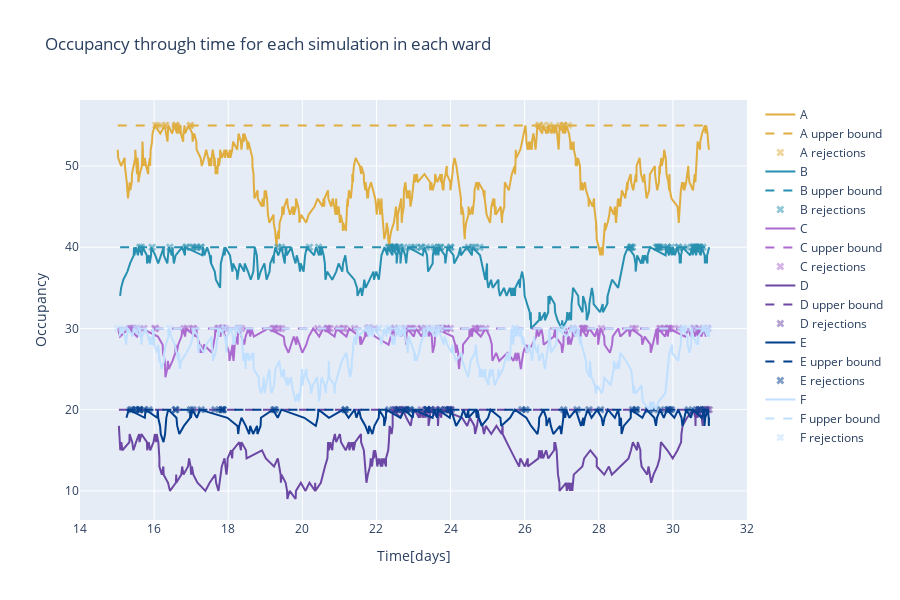

Notebook source saved alongside this figure:
### Code cell
fig = go.Figure()
for i,ward in enumerate(wards):
    occupancy = occupancy_last_sim[i]
    color = 'rgba(' + str(np.random.randint(0,256)) + ',' + str(np.random.randint(0,256)) + ',' + str(np.random.randint(0,256)) + ',1)'
    fig.add_trace(go.Scatter(x = occupancy[:,0], y = occupancy[:,1], mode = 'lines', name = ward.type, line = dict(color = color)))
    #plot upper bound as line for each ward
    fig.add_trace(go.Scatter(x = occupancy[:,0], y = ward.capacity*np.ones(occupancy.shape[0]), mode = 'lines', line = dict(dash = 'dash', color = color), name = ward.type + ' upper bound'))
    #plot rejections as crosses for each ward
    rejections = rejections_last_sim[i]
    fig.add_trace(go.Scatter(x = rejections, y = ward.capacity*np.ones(len(rejections)), mode = 'markers', marker = dict(symbol = 'x', size = 7, color = color, opacity=0.5), name = ward.type + ' rejections'))
fig.update_layout(title = 'Occupancy through time for each simulation in each ward', xaxis_title = 'Time[days]', yaxis_title = 'Occupancy', height = 600)
fig.show()
#save figure as png
fig.write_image("plots/occupancy_through_time.png")

### Figure 1 — Plotly figure (JSON) as saved in the notebook; plotly's stock layout.template omitted (floating-point values rounded to 4 significant figures; data arrays with more than 128 entries replaced by an {"elided": "..."} marker saying what was removed)
{"data": [{"line": {"color": "rgba(224,173,63,1)"}, "mode": "lines", "name": "A", "type": "scatter", "x": {"elided": "531 float values"}, "y": {"elided": "531 int values"}}, {"line": {"color": "rgba(224,173,63,1)", "dash": "dash"}, "mode": "lines", "name": "A upper bound", "type": "scatter", "x": {"elided": "531 float values"}, "y": {"elided": "531 int values"}}, {"marker": {"color": "rgba(224,173,63,1)", "opacity": 0.5, "size": 7, "symbol": "x"}, "mode": "markers", "name": "A rejections", "type": "scatter", "x": [16.04, 16.1, 16.3, 16.32, 16.57, 16.58, 16.6, 16.97, 16.98, 26.38, 26.39, 26.51, 26.67, 26.95, 27.04, 27.04, 27.05, 27.18], "y": [55, 55, 55, 55, 55, 55, 55, 55, 55, 55, 55, 55, 55, 55, 55, 55, 55, 55]}, {"line": {"color": "rgba(39,144,176,1)"}, "mode": "lines", "name": "B", "type": "scatter", "x": {"elided": "313 float values"}, "y": {"elided": "313 int values"}}, {"line": {"color": "rgba(39,144,176,1)", "dash": "dash"}, "mode": "lines", "name": "B upper bound", "type": "scatter", "x": {"elided": "313 float values"}, "y": {"elided": "313 int values"}}, {"marker": {"color": "rgba(39,144,176,1)", "opacity": 0.5, "size": 7, "symbol": "x"}, "mode": "markers", "name": "B rejections", "type": "scatter", "x": [15.61, 15.66, 15.94, 16.43, 16.86, 16.88, 17.03, 17.07, 17.14, 17.26, 17.27, 19.34, 19.44, 20.19, 20.44, 22.33, 22.33, 22.39, 22.47, 22.48, 22.48, 22.49, 22.53, 22.6, 22.63, 22.75, 22.94, 23.03, 23.2, 23.2, 23.34, 23.56, 23.66, 23.73, 23.73, 23.99, 24.01, 24.48, 24.6, 24.66, 24.79, 28.86, 28.87, 28.87, 28.91, 29.56, 29.58, 29.6, 29.62, 29.63, 29.67, 29.85, 29.86, 29.96, 30.14, 30.16, 30.38, 30.53, 30.56, 30.57, 30.58, 30.61, 30.63, 30.65, 30.69, 30.71, 30.73, 30.74, 30.81], "y": [40, 40, 40, 40, 40, 40, 40, 40, 40, 40, 40, 40, 40, 40, 40, 40, 40, 40, 40, 40, 40, 40, 40, 40, 40, 40, 40, 40, 40, 40, 40, 40, 40, 40, 40, 40, 40, 40, 40, 40, 40, 40, 40, 40, 40, 40, 40, 40, 40, 40, 40, 40, 40, 40, 40, 40, 40, 40, 40, 40, 40, 40, 40, 40, 40, 40, 40, 40, 40]}, {"line": {"color": "rgba(172,106,208,1)"}, "mode": "lines", "name": "C", "type": "scatter", "x": {"elided": "219 float values"}, "y": {"elided": "219 int values"}}, {"line": {"color": "rgba(172,106,208,1)", "dash": "dash"}, "mode": "lines", "name": "C upper bound", "type": "scatter", "x": {"elided": "219 float values"}, "y": {"elided": "219 int values"}}, {"marker": {"color": "rgba(172,106,208,1)", "opacity": 0.5, "size": 7, "symbol": "x"}, "mode": "markers", "name": "C rejections", "type": "scatter", "x": [15.34, 15.36, 15.4, 15.45, 15.53, 15.72, 16.02, 16.04, 16.8, 16.88, 17.05, 17.07, 17.72, 17.73, 17.77, 17.83, 17.83, 17.85, 17.86, 17.86, 17.92, 18.28, 18.3, 18.36, 19.21, 19.23, 19.26, 19.37, 19.44, 20.41, 20.67, 20.68, 20.69, 20.75, 20.98, 21.1, 21.15, 21.41, 21.77, 21.77, 21.79, 21.8, 21.8, 21.81, 21.94, 22.48, 22.48, 22.77, 22.92, 22.94, 22.99, 23.2, 23.21, 23.38, 23.67, 23.72, 23.76, 23.82, 23.89, 23.9, 23.99, 24.66, 24.68, 24.75, 24.79, 24.95, 27.3, 27.56, 27.57, 27.58, 27.61, 27.63, 28.07, 28.92, 28.99, 29.64, 29.68, 29.76, 29.86, 29.86, 29.91, 29.91, 29.97, 30.16, 30.56, 30.58, 30.71, 30.94], "y": [30, 30, 30, 30, 30, 30, 30, 30, 30, 30, 30, 30, 30, 30, 30, 30, 30, 30, 30, 30, 30, 30, 30, 30, 30, 30, 30, 30, 30, 30, 30, 30, 30, 30, 30, 30, 30, 30, 30, 30, 30, 30, 30, 30, 30, 30, 30, 30, 30, 30, 30, 30, 30, 30, 30, 30, 30, 30, 30, 30, 30, 30, 30, 30, 30, 30, 30, 30, 30, 30, 30, 30, 30, 30, 30, 30, 30, 30, 30, 30, 30, 30, 30, 30, 30, 30, 30, 30]}, {"line": {"color": "rgba(108,72,164,1)"}, "mode": "lines", "name": "D", "type": "scatter", "x": {"elided": "257 float values"}, "y": {"elided": "257 int values"}}, {"line": {"color": "rgba(108,72,164,1)", "dash": "dash"}, "mode": "lines", "name": "D upper bound", "type": "scatter", "x": {"elided": "257 float values"}, "y": {"elided": "257 int values"}}, {"marker": {"color": "rgba(108,72,164,1)", "opacity": 0.5, "size": 7, "symbol": "x"}, "mode": "markers", "name": "D rejections", "type": "scatter", "x": [22.49, 22.5, 22.58, 22.59, 22.6, 22.74, 22.75, 22.76, 23.21, 23.34, 23.37, 23.46, 23.58, 23.6, 23.72, 23.87, 23.95, 23.96, 24.01, 24.01, 30.69, 30.73, 30.89, 30.9, 30.9, 30.94, 30.98], "y": [20, 20, 20, 20, 20, 20, 20, 20, 20, 20, 20, 20, 20, 20, 20, 20, 20, 20, 20, 20, 20, 20, 20, 20, 20, 20, 20]}, {"line": {"color": "rgba(1,63,141,1)"}, "mode": "lines", "name": "E", "type": "scatter", "x": {"elided": "157 float values"}, "y": {"elided": "157 int values"}}, {"line": {"color": "rgba(1,63,141,1)", "dash": "dash"}, "mode": "lines", "name": "E upper bound", "type": "scatter", "x": {"elided": "157 float values"}, "y": {"elided": "157 int values"}}, {"marker": {"color": "rgba(1,63,141,1)", "opacity": 0.5, "size": 7, "symbol": "x"}, "mode": "markers", "name": "E rejections", "type": "scatter", "x": [15.36, 15.4, 15.49, 15.53, 15.6, 15.61, 15.61, 15.72, 15.86, 16.57, 16.58, 16.98, 17.05, 17.27, 17.64, 17.82, 17.83, 17.86, 17.86, 19.23, 19.26, 21.15, 21.16, 22.33, 22.53, 22.58, 22.77, 22.81, 22.89, 22.92, 23.36, 23.37, 23.38, 23.46, 23.72, 23.89, 23.95, 23.96, 25.93, 26.03, 27.05, 27.41, 27.73, 28.05, 28.91, 28.99, 29.02, 29.34, 29.49, 29.67, 29.86, 29.88, 29.92, 29.96, 30.42, 30.63, 30.7, 30.74, 30.85], "y": [20, 20, 20, 20, 20, 20, 20, 20, 20, 20, 20, 20, 20, 20, 20, 20, 20, 20, 20, 20, 20, 20, 20, 20, 20, 20, 20, 20, 20, 20, 20, 20, 20, 20, 20, 20, 20, 20, 20, 20, 20, 20, 20, 20, 20, 20, 20, 20, 20, 20, 20, 20, 20, 20, 20, 20, 20, 20, 20]}, {"line": {"color": "rgba(193,224,255,1)"}, "mode": "lines", "name": "F", "type": "scatter", "x": {"elided": "377 float values"}, "y": {"elided": "377 int values"}}, {"line": {"color": "rgba(193,224,255,1)", "dash": "dash"}, "mode": "lines", "name": "F upper bound", "type": "scatter", "x": {"elided": "377 float values"}, "y": {"elided": "377 int values"}}, {"marker": {"color": "rgba(193,224,255,1)", "opacity": 0.5, "size": 7, "symbol": "x"}, "mode": "markers", "name": "F rejections", "type": "scatter", "x": [15.02, 15.21, 15.51, 15.55, 16.43, 17.8, 17.9, 17.9, 18.26, 18.28, 18.31, 21.77, 21.77, 21.8, 21.82, 22.06, 22.07, 22.3, 22.36, 22.56, 22.57, 22.71, 22.74, 23.29, 23.44, 23.52, 23.6, 23.7, 23.72, 23.73, 25.73, 25.74, 25.75, 27.05, 27.06, 27.3, 27.32, 30.26, 30.3, 30.38, 30.54, 30.85, 30.87, 30.89, 30.98], "y": [30, 30, 30, 30, 30, 30, 30, 30, 30, 30, 30, 30, 30, 30, 30, 30, 30, 30, 30, 30, 30, 30, 30, 30, 30, 30, 30, 30, 30, 30, 30, 30, 30, 30, 30, 30, 30, 30, 30, 30, 30, 30, 30, 30, 30]}], "layout": {"height": 600, "title": {"text": "Occupancy through time for each simulation in each ward"}, "xaxis": {"title": {"text": "Time[days]"}}, "yaxis": {"title": {"text": "Occupancy"}}}}
